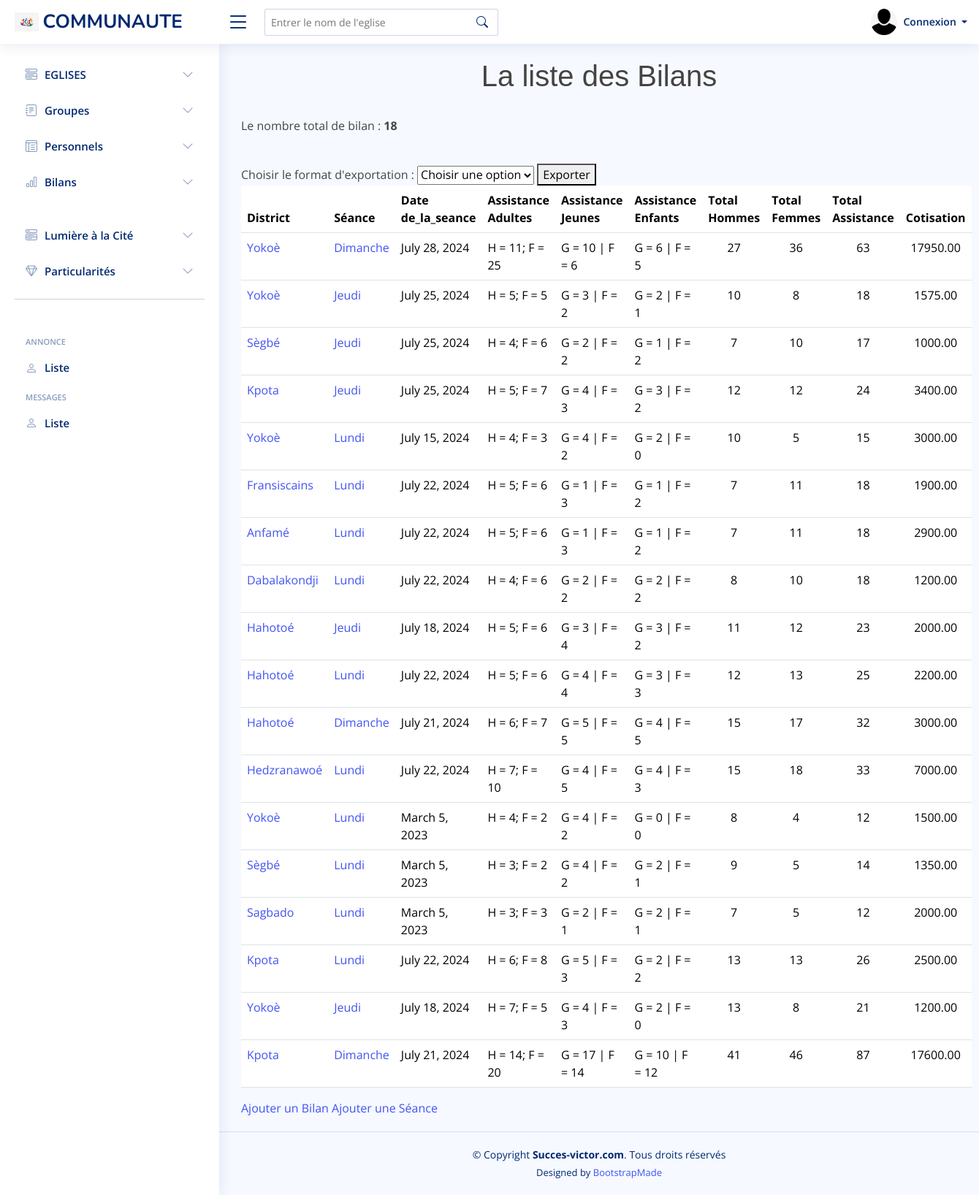
/seances/seances, run on the app's committed database.
### Seances/models.py (models this page shows, shortened)
class Bilan(models.Model):
    eglise = models.ForeignKey(Eglise, on_delete=models.CASCADE)
    seance = models.ForeignKey(Seance, on_delete=models.CASCADE)
    adultes_hommes = models.IntegerField(default=0)
    adultes_femmes = models.IntegerField(default=0)
    jeunes_garcons = models.IntegerField(default=0)
    jeunes_filles = models.IntegerField(default=0)
    enfants_garcons = models.IntegerField(default=0)
    enfants_filles = models.IntegerField(default=0)
    cotisation = models.DecimalField(max_digits=10, decimal_places=2)
    date = models.DateField()
    add_date = models.DateField(auto_now_add=True)
    auteur = models.ForeignKey(User, on_delete=models.CASCADE)
    class Meta:
        ordering = ['-add_date']
    @property
    def total_hommes(self):
        return self.adultes_hommes + self.jeunes_garcons + self.enfants_garcons
    @property
    def total_femmes(self):
        return self.adultes_femmes + self.jeunes_filles + self.enfants_filles
    @property
    def total_assistance(self):
        return (self.adultes_hommes + self.adultes_femmes +
                self.jeunes_garcons + self.jeunes_filles +
                self.enfants_garcons + self.enfants_filles)

class Seance(models.Model):
    type = models.CharField(max_length=50)
    def __str__(self):
        return f"{self.type}"

### Eglises/models.py (models this page shows, shortened)
class Eglise(models.Model):
    auteur = models.ForeignKey(User, on_delete=models.CASCADE)
    nom = models.CharField(max_length=100)
    nom_du_pasteur = models.CharField(max_length=100, blank=True)
    nom_du_pasteur_adjoin = models.CharField(max_length=100, blank=True)
    nom_du_dirigeant_des_jeunes = models.CharField(max_length=100, blank=True)
    nom_du_dirigeant_adjoin_des_jeunes = models.CharField(max_length=100, blank=True)
    nom_du_dirigeant_des_enfants = models.CharField(max_length=100, blank=True)
    nom_du_dirigeant_adjoin_des_enfants = models.CharField(max_length=100, blank=True)
    region = models.CharField(max_length=100)
    groupe = models.CharField(max_length=100)
    ville = models.CharField(max_length=250, blank=True)
    nombre_de_membres = models.IntegerField(blank=True, null=True)
    telephone = models.IntegerField(blank=True, null=True)
    bp = models.CharField(max_length=200, blank=True, null=True)
    email = models.EmailField(blank=True)
    description = models.TextField(blank=True)
    header_image = models.ImageField(blank=True, null=True, upload_to='images/header')
    body_image = models.ImageField(blank=True, null=True, upload_to='images/Body')
    body_image1 = models.ImageField(blank=True, null=True, upload_to='images/Body')
    publish = models.DateTimeField(default=timezone.now)
    created = models.DateTimeField(auto_now_add=True)
    updated = models.DateTimeField(auto_now=True)
    def __str__(self):
        return self.nom

### Seances/views.py (the view, shortened to what this page needs)
# urls.py: path('seances/', include('Seances.urls')),
def seances(request):
    bilans = Bilan.objects.all()
    bilan_count = bilans.count()
    resource = BilanResource()
    return render(request, 'seances/seances.html', {'bilans': bilans, 'bilan_count':bilan_count})

### Seances/templates/seances/seances.html (shortened to what this page needs)
{% extends 'base.html' %}
{% load static %}
{% block gestion %}
    <h1>La liste des Bilans </h1> <br>
        {% if bilans %}
        <p>Le nombre total de bilan : <strong>{{bilan_count}}</strong></p> <br>
        <form method="post">
          <label for="file-format">Choisir le format d'exportation :</label>
          <select name="file-format" id="file-format">
            <option value="#">Choisir une option</option>
          </select>
          <button type="submit">Exporter</button>
      </form>
        <table class="table datatable">
            <thead>
              <tr>
                <th>District</th>
                <th>Séance</th>
                <th>Date de_la_seance</th>
                <th>Assistance Adultes</th>
                <th>Assistance Jeunes</th>
                <th>Assistance Enfants</th>
                <th>Total Hommes</th>
                <th>Total Femmes</th>
                <th>Total Assistance</th>
                <th>Cotisation</th>
              </tr>
            </thead>
            <tbody>
                {% for bilan in bilans %}
                <tr>
                    <td><a href="{% url 'seance_details' bilan.pk %}">{{ bilan.eglise }}</a> </td>
                    <td><a href="{% url 'seance_filter' bilan.seance %}">{{ bilan.seance.type }}</a></td>
                    <td>{{ bilan.date }}</td>
                    <td>H = {{ bilan.adultes_hommes }}; F = {{ bilan.adultes_femmes }}</td>
                    <td>G = {{ bilan.jeunes_garcons }} | F = {{ bilan.jeunes_filles }}</td>
                    <td>G = {{ bilan.enfants_garcons }} | F = {{ bilan.enfants_filles }}</td>
                    <td><center> {{ bilan.total_hommes }}</center></td>
                    <td><center>{{ bilan.total_femmes }}</center></td>
                    <td><center>{{ bilan.total_assistance }}</center></td>
                    <td><center>{{ bilan.cotisation }}</center></td>
                </tr>
                {% endfor %}
            </tbody>
          </table>
        <a href="{% url 'add_bilan' %}">Ajouter un Bilan</a>
        <a href="">Ajouter une Séance</a>
        {% else %}
            <strong>Pas d'informations pour le moment !</strong>
        {% endif %}
{% endblock %}

### static/assets/css/style.css (style rules this page uses)
:root { scroll-behavior: smooth; }
body { font-family: "Open Sans", sans-serif; background: #f6f9ff; color: #444444; }
a { color: #4154f1; text-decoration: none; }
h1, h2, h3, h4, h5, h6 { font-family: "Nunito", sans-serif; }

### static/css/main.css (style rules this page uses)
h1 { text-align: center; font-family: "Trebuchet MS", "Lucida Sans Unicode", "Lucida Grande", "Lucida Sans", Arial, sans-serif; text-shadow: 2px 1px 3px white; }

### data on the page
Bilan: eglise "Yokoè", seance.type "Dimanche", date "July 28, 2024", adultes_hommes "11", adultes_femmes "25", jeunes_garcons "10", jeunes_filles "6", enfants_garcons "6", enfants_filles "5", total_hommes "27", total_femmes "36", total_assistance "63", cotisation "17950.00"
Bilan: eglise "Yokoè", seance.type "Jeudi", date "July 25, 2024", adultes_hommes "5", adultes_femmes "5", jeunes_garcons "3", jeunes_filles "2", enfants_garcons "2", enfants_filles "1", total_hommes "10", total_femmes "8", total_assistance "18", cotisation "1575.00"
Bilan: eglise "Sègbé", seance.type "Jeudi", date "July 25, 2024", adultes_hommes "4", adultes_femmes "6", jeunes_garcons "2", jeunes_filles "2", enfants_garcons "1", enfants_filles "2", total_hommes "7", total_femmes "10", total_assistance "17", cotisation "1000.00"
Bilan: eglise "Kpota", seance.type "Jeudi", date "July 25, 2024", adultes_hommes "5", adultes_femmes "7", jeunes_garcons "4", jeunes_filles "3", enfants_garcons "3", enfants_filles "2", total_hommes "12", total_femmes "12", total_assistance "24", cotisation "3400.00"
Bilan: eglise "Yokoè", seance.type "Lundi", date "July 15, 2024", adultes_hommes "4", adultes_femmes "3", jeunes_garcons "4", jeunes_filles "2", enfants_garcons "2", enfants_filles "0", total_hommes "10", total_femmes "5", total_assistance "15", cotisation "3000.00"
Bilan: eglise "Fransiscains", seance.type "Lundi", date "July 22, 2024", adultes_hommes "5", adultes_femmes "6", jeunes_garcons "1", jeunes_filles "3", enfants_garcons "1", enfants_filles "2", total_hommes "7", total_femmes "11", total_assistance "18", cotisation "1900.00"
Bilan: eglise "Anfamé", seance.type "Lundi", date "July 22, 2024", adultes_hommes "5", adultes_femmes "6", jeunes_garcons "1", jeunes_filles "3", enfants_garcons "1", enfants_filles "2", total_hommes "7", total_femmes "11", total_assistance "18", cotisation "2900.00"
Bilan: eglise "Dabalakondji", seance.type "Lundi", date "July 22, 2024", adultes_hommes "4", adultes_femmes "6", jeunes_garcons "2", jeunes_filles "2", enfants_garcons "2", enfants_filles "2", total_hommes "8", total_femmes "10", total_assistance "18", cotisation "1200.00"
Bilan: eglise "Hahotoé", seance.type "Jeudi", date "July 18, 2024", adultes_hommes "5", adultes_femmes "6", jeunes_garcons "3", jeunes_filles "4", enfants_garcons "3", enfants_filles "2", total_hommes "11", total_femmes "12", total_assistance "23", cotisation "2000.00"
Bilan: eglise "Hahotoé", seance.type "Lundi", date "July 22, 2024", adultes_hommes "5", adultes_femmes "6", jeunes_garcons "4", jeunes_filles "4", enfants_garcons "3", enfants_filles "3", total_hommes "12", total_femmes "13", total_assistance "25", cotisation "2200.00"
Bilan: eglise "Hahotoé", seance.type "Dimanche", date "July 21, 2024", adultes_hommes "6", adultes_femmes "7", jeunes_garcons "5", jeunes_filles "5", enfants_garcons "4", enfants_filles "5", total_hommes "15", total_femmes "17", total_assistance "32", cotisation "3000.00"
Bilan: eglise "Hedzranawoé", seance.type "Lundi", date "July 22, 2024", adultes_hommes "7", adultes_femmes "10", jeunes_garcons "4", jeunes_filles "5", enfants_garcons "4", enfants_filles "3", total_hommes "15", total_femmes "18", total_assistance "33", cotisation "7000.00"
Bilan: eglise "Yokoè", seance.type "Lundi", date "March 5, 2023", adultes_hommes "4", adultes_femmes "2", jeunes_garcons "4", jeunes_filles "2", enfants_garcons "0", enfants_filles "0", total_hommes "8", total_femmes "4", total_assistance "12", cotisation "1500.00"
Bilan: eglise "Sègbé", seance.type "Lundi", date "March 5, 2023", adultes_hommes "3", adultes_femmes "2", jeunes_garcons "4", jeunes_filles "2", enfants_garcons "2", enfants_filles "1", total_hommes "9", total_femmes "5", total_assistance "14", cotisation "1350.00"
Bilan: eglise "Sagbado", seance.type "Lundi", date "March 5, 2023", adultes_hommes "3", adultes_femmes "3", jeunes_garcons "2", jeunes_filles "1", enfants_garcons "2", enfants_filles "1", total_hommes "7", total_femmes "5", total_assistance "12", cotisation "2000.00"
Bilan: eglise "Kpota", seance.type "Lundi", date "July 22, 2024", adultes_hommes "6", adultes_femmes "8", jeunes_garcons "5", jeunes_filles "3", enfants_garcons "2", enfants_filles "2", total_hommes "13", total_femmes "13", total_assistance "26", cotisation "2500.00"
Bilan: eglise "Yokoè", seance.type "Jeudi", date "July 18, 2024", adultes_hommes "7", adultes_femmes "5", jeunes_garcons "4", jeunes_filles "3", enfants_garcons "2", enfants_filles "0", total_hommes "13", total_femmes "8", total_assistance "21", cotisation "1200.00"
Bilan: eglise "Kpota", seance.type "Dimanche", date "July 21, 2024", adultes_hommes "14", adultes_femmes "20", jeunes_garcons "17", jeunes_filles "14", enfants_garcons "10", enfants_filles "12", total_hommes "41", total_femmes "46", total_assistance "87", cotisation "17600.00"

### other printed values
{{ bilan_count }} "18"
